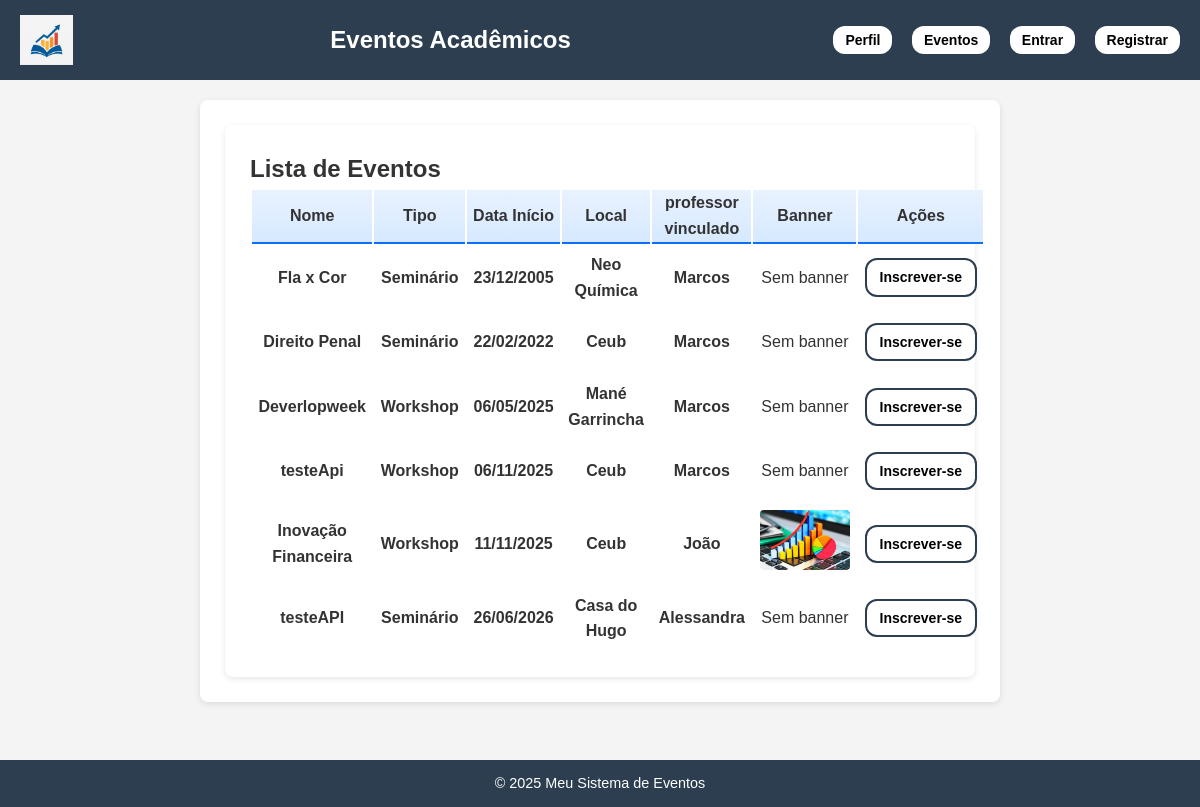
The app's page /api/eventos/, older data.
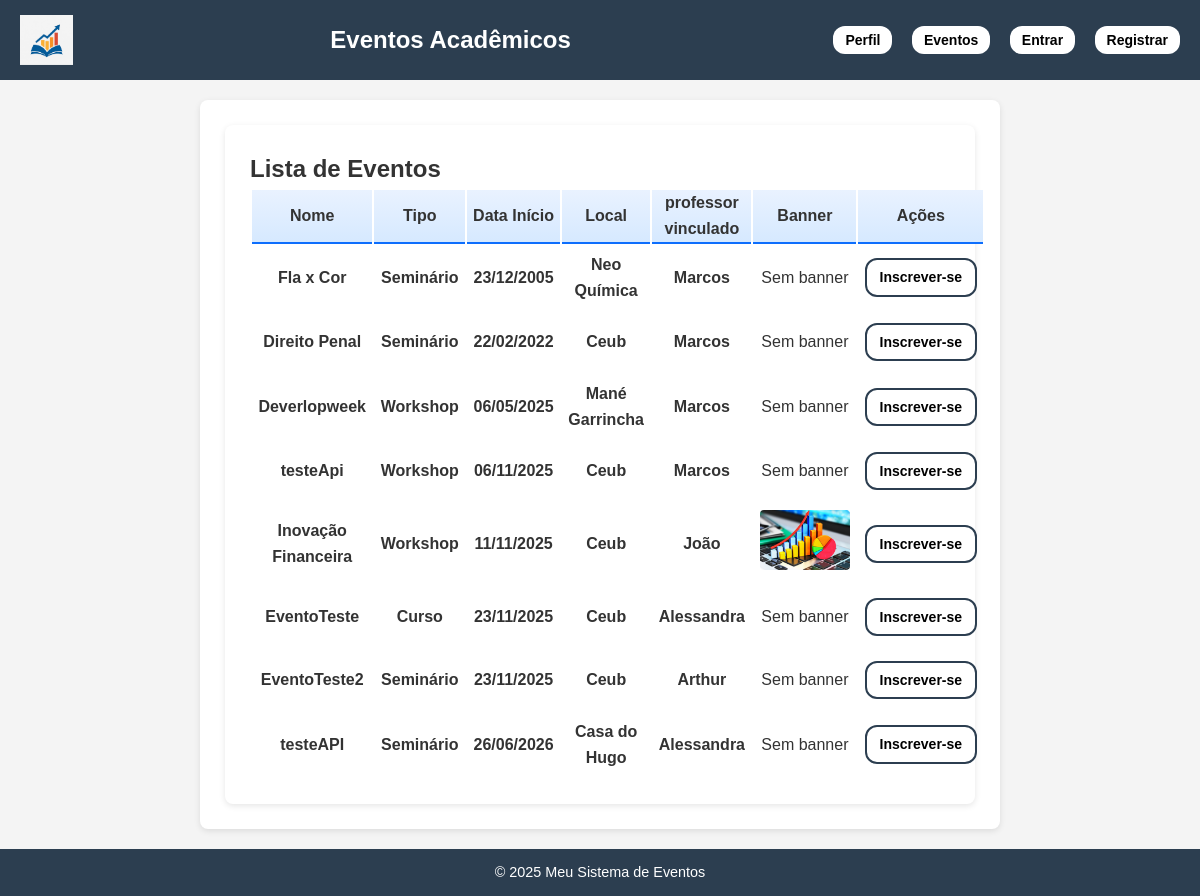
The same page, newer data.
### eventos/models.py (models this page shows, shortened)
class Evento(models.Model):
    TIPOS = [
        ('seminario', 'Seminário'),
        ('palestra', 'Palestra'),
        ('workshop', 'Workshop'),
        ('curso', 'Curso'),
    ]
    nome = models.CharField(max_length=200)
    tipo = models.CharField(max_length=20, choices=TIPOS)
    descricao = models.TextField()
    data_inicio = models.DateField()
    data_fim = models.DateField()
    horario_inicio = models.TimeField()
    horario_fim = models.TimeField()
    local = models.CharField(max_length=255)
    quantidade_participantes = models.PositiveIntegerField(null=True, blank=True)
    organizador = models.ForeignKey(
        User,
        on_delete=models.CASCADE,
        related_name="eventos_organizados"
    )
    professor = models.ForeignKey(User, on_delete=models.SET_NULL, null=True, blank=True)
    banner = models.ImageField(upload_to='banners/', blank=True, null=True)

### eventos/views.py (the view)
# urls.py: path('eventos/', views.EventoListView.as_view(), name='evento_list'),
class EventoListView(ListView):
    model = Evento
    template_name = 'evento_list.html'  # Caminho para o template
    context_object_name = 'eventos'     # Nome da variável usada no template
    ordering = ['data_inicio']          # Ordena os eventos por data de início

### eventos/context_processors.py (called while the page is built)
def perfil_context(request):
    if request.user.is_authenticated:
        return {'perfil': getattr(request.user, 'perfil', None)}
    return {}

### eventos/templates/evento_list.html (shortened to what this page needs)
{% extends 'base.html' %}
{% block content %}
<div class="container mt-5">
    <div class="d-flex justify-content-between align-items-center mb-4">
        <h2 class="fw-bold text-primary">Lista de Eventos</h2>
    </div>
    <div class="table-responsive">
        <table class="table table-bordered table-striped align-middle shadow-sm">
            <thead class="table-primary text-center">
                <tr>
                    <th scope="col" class="px-3 py-2">Nome</th>
                    <th scope="col" class="px-3 py-2">Tipo</th>
                    <th scope="col" class="px-3 py-2">Data Início</th>
                    <th scope="col" class="px-3 py-2">Local</th>
                    <th scope="col" class="px-3 py-2">professor vinculado</th>
                    <th scope="col" class="px-3 py-2">Banner</th>
                    <th scope="col" class="px-3 py-2">Ações</th>
                </tr>
            </thead>
            <tbody>
                {% for evento in eventos %}
                <tr>
                    <td class="fw-semibold text-dark"><strong>{{ evento.nome }}</strong></td>
                    <td class="text-muted"><strong>{{ evento.get_tipo_display }}</strong></td>
                    <td class="text-center"><strong>{{ evento.data_inicio|date:"d/m/Y" }}</strong></td>
                    <td class="text-muted"><strong>{{ evento.local }}</strong></td>
                    <td class="text-muted">
  {% if evento.professor %}
    <strong>{{ evento.professor.username }}</strong>
  {% else %}
    <strong>Marcos</strong>
  {% endif %}
</td>
                    <td class="text-center">
    {% if evento.banner %}
        <img src="{{ evento.banner.url }}" alt="Banner {{ evento.nome }}"
             style="max-width: 100px; max-height: 60px; object-fit: cover; border-radius: 4px;">
    {% else %}
        <span class="text-muted">Sem banner</span>
    {% endif %}
</td>
                    <td class="text-center">
                       {% if user != evento.organizador and perfil.tipo != 'organizador' %}
                          <a href="{% url 'inscricao_create' evento.id %}" class="buttonEvento">
                               Inscrever-se
                           </a>
                        {% endif %}
                    </td>
                </tr>
                {% empty %}
                <tr>
                    <td colspan="5" class="text-center text-muted py-3">
                        Nenhum evento cadastrado.''
                    </td>
                </tr>
                {% endfor %}
            </tbody>
        </table>
    </div>
</div>
{% endblock %}

### eventos/templates/base.html (shortened to what this page needs)
{% load static %}
<!DOCTYPE html>
<html lang="pt-BR">
<head>
</head>
<body>
    <header>
        <img src="{% static 'img/logo_eventos_academicos.png' %}" >
        <h1>Eventos Acadêmicos</h1>
        <nav>
            {% if user.is_authenticated %}
                <a href="{% url 'perfil' %}" class="buttonH">Perfil</a>
            {% else %}
                <a href="{% url 'login' %}?next={% url 'perfil' %}" class="buttonH">Perfil</a>
            {% endif %}
            <a href="{% url 'evento_list' %}" class="buttonH">Eventos</a>
            {% if user.is_authenticated %}
                <form method="post" action="{% url 'logout' %}">
                    {% csrf_token %}
                    <button type="submit" class="buttonH">Sair</button>
                </form>
            {% else %}
                <a href="{% url 'login' %}" class="buttonH">Entrar</a>
                <a href="{% url 'registro' %}" class="buttonH">Registrar</a>
            {% endif %}
        </nav>
    </header>
    <main>
        <div class="container">
            {% block content %}{% endblock %}
        </div>
    </main>
    <footer>
        &copy; 2025 Meu Sistema de Eventos
    </footer>
</body>
</html>

### eventos/templates/base.html (style rules this page uses)
* { margin: 0; padding: 0; box-sizing: border-box; }
body { font-family: Arial, sans-serif; background-color: #f4f4f4; color: #333; line-height: 1.6; }
header img { height: 50px; margin-right: 10px; }
header { background-color: #2c3e50; color: #fff; padding: 15px 20px; display: flex; align-items: center; justify-content: space-between; }
header h1 { font-size: 1.5rem; }
nav a, nav form button { color: #fff; text-decoration: none; margin-left: 15px; font-size: 0.95rem; }
main { padding: 20px; min-height: calc(100vh - 120px); }
.container { max-width: 800px; margin: auto; background: #fff; padding: 25px; border-radius: 8px; box-shadow: 0 2px 6px rgba(0,0,0,0.1); }
.buttonH { font-weight: bold; background-color: white; color: black; padding: 6px 12px; border-radius: 12px; text-decoration: none; font-size: 14px; transition: all 0.3s ease; }
.buttonEvento { margin-bottom: 15px; display: block; width: 112px; justify-content: center; align-items: center; text-align: center; margin: 5px auto; font-weight: bold; background-color: white; border: 2px solid #2c3e50; color: black; padding: 6px 12px; border-radius: 12px; text-decoration: none; font-size: 14px; transition: all 0.3s ease; }
footer { background-color: #2c3e50; color: white; text-align: center; padding: 12px; font-size: 0.9rem; position: relative; bottom: 0; width: 100%; }

### eventos/templates/evento_list.html (style rules this page uses)
table th { background: linear-gradient(180deg, #e9f2ff, #d6e9ff); font-weight: 600; border-bottom: 2px solid #0d6efd !important; text-align: center; }
table td { vertical-align: middle; padding: 0.40rem; text-align: center; }

Row changes from the older to the newer data that the page shows:
added Evento: nome "EventoTeste", tipo "Curso", data_inicio "23/11/2025", local "Ceub", professor.username "Alessandra", banner "Sem banner", shows "Inscrever-se"
added Evento: nome "EventoTeste2", tipo "Seminário", data_inicio "23/11/2025", local "Ceub", professor.username "Arthur", banner "Sem banner", shows "Inscrever-se"
